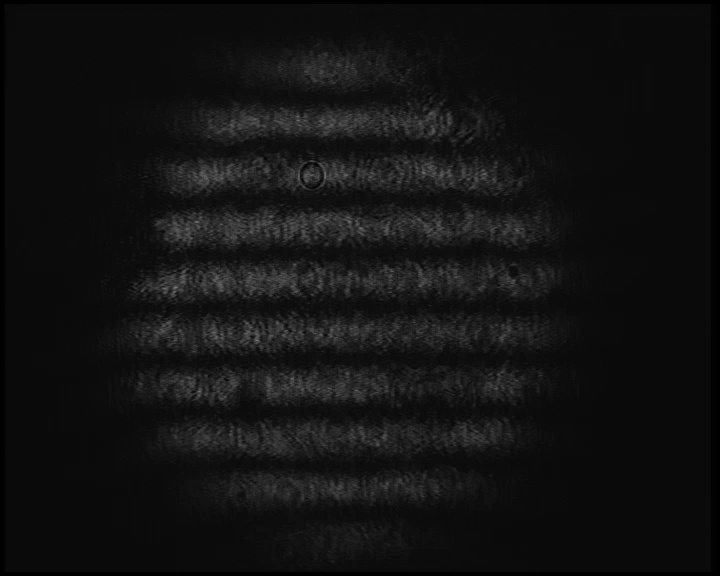
#> input picture photos/VID_20220325_131058.jpg, 720 x 576 px; its folder holds 4 pictures in this run
$ python inter.py
#> lines starting #> are read from the running program, lines starting #| are printed output that depends on the picture
### helpers.py
import atexit
import json
import sys
from typing import Callable, Dict

Point = tuple[int, int]


def is_in_script_args(arg: str) -> bool:
    """Checks if an argument is contained in the script arguments."""
    return any(script_arg.startswith(arg) for script_arg in sys.argv[1:])


def get_value_from_script_args(arg: str, default: str) -> str:
#> called with arg = 'length=', default = '100'
    for script_arg in sys.argv[1:]:
        if script_arg.startswith(arg):
            return script_arg.split(arg, maxsplit=1)[1]

    return default


def file_cache(
    file_name: str,
) -> Callable[[Callable[[str], int]], Callable[[str], int]]:
    """Decorator to cache the results of a function to a file"""
    try:
        cache: Dict[str, int] = json.load(open(file_name, "r"))
    except (IOError, ValueError):
        cache = {}

    atexit.register(lambda: json.dump(cache, open(file_name, "w"), indent=4))

    def decorator(func: Callable[[str], int]) -> Callable[[str], int]:
        # [4 lines left out: function new_func, not called in this run]

        return new_func

    return decorator

### inter_profile.py
"""
Main class InterProfile for getting a visibility graph.
"""

import math
import random
from datetime import datetime
from enum import Enum
from pathlib import Path

import cv2
import numpy as np
import skimage
from matplotlib import pyplot as plt
from scipy import optimize

from helpers import Point
from perpendicular_angle import get_perpendicular_angle


class Mode(Enum):
    """The different modes of the program."""

    NORMAL = 1
    NORMAL_AVERAGE = 2
    FIT_SINUS = 3


class InterProfile:
    def __init__(
        self,
        MODE: Mode,
        PRINT: bool,
        SAVE_RESULT: bool,
        CUT_LENGTH: int,
        CUT_AMOUNT: int,
        AVG_OF_X: int | None,
    ) -> None:
#> called with PRINT = False, SAVE_RESULT = True, CUT_LENGTH = 100, CUT_AMOUNT = 1
        self.MODE = MODE
        self.PRINT = PRINT
        self.SAVE_RESULT = SAVE_RESULT
        self.CUT_LENGTH = CUT_LENGTH
        self.CUT_AMOUNT = CUT_AMOUNT
        self.AVG_OF_X = AVG_OF_X

        max_x = 600 - self.CUT_LENGTH
        max_y = 700 - self.CUT_LENGTH
        self.ALL_START_POINTS: list[Point] = []
        for _ in range(self.CUT_AMOUNT):
            start_x = random.randint(0, max_x)
            start_y = random.randint(0, max_y)
            self.ALL_START_POINTS.append((start_x, start_y))

        self.NEW_IMAGE_DIRECTORY = self._get_new_image_dir(comment=self.MODE.name)

        self.CURRENT_PHOTO_INDEX = 0
        self.CURRENT_IMAGE_NAME = ""

        # Indexes of pictures that are correctly horizontal (all others are rotated)
        self.TOP_TO_BOTTOM_PHOTOS = [1, 2, 3, 4, 5, 6, 7, 9]
        # How many pixels to neglect both from top and bottom for horizontal pictures
        self.VERTICAL_OFFSET = 100

        # Coordinates of start of the cut of the rotated picture to get profile
        # End will be determined automatically according to the angle
        self.ANGLE_START = (25, 110)

    def get_visibility_graph(self, photo_folder: Path) -> None:
        V_VALUES: list[float] = []
        all_photos = photo_folder.rglob("*.jpg")
        for index, photo in enumerate(all_photos, start=1):
            print(f"analyzing {photo}")
            self.CURRENT_PHOTO_INDEX = index
            self.CURRENT_IMAGE_NAME = str(photo)
            v_value = self._get_visibility_from_photo(photo)
            V_VALUES.append(v_value)

        # Save results to a file
        with open(self.NEW_IMAGE_DIRECTORY / "RESULT.txt", "w") as f:
            for v_value in V_VALUES:
                f.write(f"{v_value:.3f}\n")

        # Plot the final result together with some useful information
        plt.plot(V_VALUES)
        title_str = f"Visibility\nMode: {self.MODE.name}\nCut length:{self.CUT_LENGTH}\nCut amount:{self.CUT_AMOUNT}"
        if self.MODE == Mode.NORMAL_AVERAGE:
            title_str += f" (avg {self.AVG_OF_X})"
        plt.title(title_str)
        plt.ylabel("Visibility")
        plt.xlabel("Image index")

        plt.tight_layout()
        plt.savefig(self.NEW_IMAGE_DIRECTORY / "RESULT.jpg")
        plt.show()

    # [5 lines left out: function save_all_pictures, not called in this run]

    def _get_visibility_from_photo(self, photo: Path) -> float:
        image = skimage.io.imread(photo)
#> image is the input picture: shape (576, 720, 3); min 0, max 121, mean 18
        lows = []
        bigs = []

        all_cuts = self._get_all_cuts(image)
        for start, end in all_cuts:
            low, big = self._get_lowest_and_biggest_intensity(image, start, end)
            lows.append(low)
            bigs.append(big)

        big = sum(bigs) // len(bigs)
        low = sum(lows) // len(lows)

        return self._get_visibility(low, big)

    def _get_all_cuts(self, image) -> list[tuple[Point, Point]]:
        if self.CURRENT_PHOTO_INDEX in self.TOP_TO_BOTTOM_PHOTOS:
            # Exactly in half vertically
            middle_vertical = image.shape[1] // 2
#> middle_vertical = 360
            start = (self.VERTICAL_OFFSET, middle_vertical)
#> start = (100, 360)
            end = (image.shape[0] - self.VERTICAL_OFFSET, middle_vertical)
#> end = (476, 360)
#> in _get_visibility_from_photo, `all_cuts = self._get_all_cuts(image)`: all_cuts = [((100, 360), (476, 360))]
#> the loop in _get_visibility_from_photo, `for start, end in all_cuts:` made 1 pass
#> (start, end, biggest in _get_lowest_and_biggest_intensity, lowest in _get_lowest_and_biggest_intensity, low, big) on pass 1: ((100, 360), (476, 360), 105, 10, 10, 105)
#> after the loop in _get_visibility_from_photo, `for start, end in all_cuts:`: bigs = [105]; lows = [10]
            return [(start, end)]

        perpendicular_angle = get_perpendicular_angle(self.CURRENT_IMAGE_NAME)
        all_cuts: list[tuple[Point, Point]] = []
        for start_point in self.ALL_START_POINTS:
            end_x = start_point[0] + self.CUT_LENGTH * math.cos(
                math.radians(perpendicular_angle)
            )
            end_y = start_point[1] + self.CUT_LENGTH * math.sin(
                math.radians(perpendicular_angle)
            )
            all_cuts.append((start_point, (int(end_x), int(end_y))))

        return all_cuts

    # [21 lines left out: function _get_start_and_end_coords, not called in this run]

    def _get_lowest_and_biggest_intensity(
        self, image, start: Point, end: Point
    ) -> tuple[float, float]:
        """Calculates the lowest and biggest intensity of the image at the given position."""
        # Extract the real colour profile and take the integer values from it
        profile = skimage.measure.profile_line(image, start, end)
        values = [int(item[0]) for item in profile]

        if self.MODE == Mode.FIT_SINUS:

            def test_func_sinus(x, a, b, c, d) -> float:
                """Test function for fitting - a sinus one."""
                return a * np.sin(b * x + c) + d

            # Need to convert python lists to numpy arrays
            x_data = np.array(list(range(len(values))))
            y_data = np.array(values)

            # Get the initial guess for the parameters
            p0 = self._calculate_p0(x_data, y_data)

            # Get the sinus fit parameters
            params, _ = optimize.curve_fit(
                test_func_sinus, x_data, y_data, p0=p0, maxfev=10000
            )

            # Constructing lowest and highest values from the fitted parameters
            lowest = params[-1] - abs(params[0])
            biggest = params[-1] + abs(params[0])
        else:
            # So that we can show it in the picture
            raw_values = values.copy()

            # Disregarding some extreme values (optional) and sorting
            values = [value for value in values if self._filter_items(value)]
            values.sort()

            # If we want, we can take the average of the first X values
            if self.AVG_OF_X is not None:
                biggest = sum(values[-self.AVG_OF_X :]) // self.AVG_OF_X
                lowest = sum(values[: self.AVG_OF_X]) // self.AVG_OF_X
            else:
                biggest = values[-1]
                lowest = values[0]

        return lowest, biggest

    # [22 lines left out: functions _save_result, _calculate_p0, not called in this run]

    @staticmethod
    def _get_new_image_dir(comment: str | None) -> Path:
        """Creates and returns a new directory to save semiresults in, according to current date"""
        if comment:
            dir_to_save = Path(".") / (
                datetime.now().strftime("%Y-%m-%d_%H-%M-%S") + f"_{comment}"
            )
        else:
            dir_to_save = Path(".") / datetime.now().strftime("%Y-%m-%d_%H-%M-%S")
        dir_to_save.mkdir(parents=True, exist_ok=True)
        return dir_to_save

    # [15 lines left out: function _save_picture, not called in this run]

    @staticmethod
    def _filter_items(item: float) -> bool:
        """Filters out some extreme values."""
        return 5 < item < 1000

    @staticmethod
    def _get_visibility(i_min: float, i_max: float) -> float:
        """Calculates the V value according to the minimum and maximum."""
        return (i_max - i_min) / (i_max + i_min)

### inter.py
"""
Getting a visibility graph from a collection of photos.

These photos can be automatically generated from the collection of
measurement videos.

Saves results from each run of this script into its own directory.
"""

from pathlib import Path

from helpers import get_value_from_script_args, is_in_script_args
from inter_profile import InterProfile, Mode

PRINT = is_in_script_args("print")
TAKE_JUST_TWO = is_in_script_args("take")
SAVE_RESULT = not is_in_script_args("notsave")
AVG_OF_X = None

CUT_LENGTH = int(get_value_from_script_args("length=", "100"))
CUT_AMOUNT = int(get_value_from_script_args("cuts=", "1"))

# Choose mode from script arguments, or default to NORMAL
if is_in_script_args("norm"):
    MODE = Mode.NORMAL
elif is_in_script_args("avg"):
    MODE = Mode.NORMAL_AVERAGE
    AVG_OF_X = int(get_value_from_script_args("avg=", "5"))
elif is_in_script_args("sin"):
    MODE = Mode.FIT_SINUS
else:
    MODE = Mode.NORMAL


if __name__ == "__main__":
    interfero_profile = InterProfile(
        MODE=MODE,
        PRINT=PRINT,
        SAVE_RESULT=SAVE_RESULT,
        CUT_LENGTH=CUT_LENGTH,
        CUT_AMOUNT=CUT_AMOUNT,
        AVG_OF_X=AVG_OF_X,
    )
    # interfero_profile.save_all_pictures(Path("videos"), 5)
    interfero_profile.get_visibility_graph(Path("photos"))
#> in get_visibility_graph, `v_value = self._get_visibility_from_photo(photo)`: v_value = 0.826
#> in get_visibility_graph, `plt.savefig(self.NEW_IMAGE_DIRECTORY / "RESULT.jpg")`:
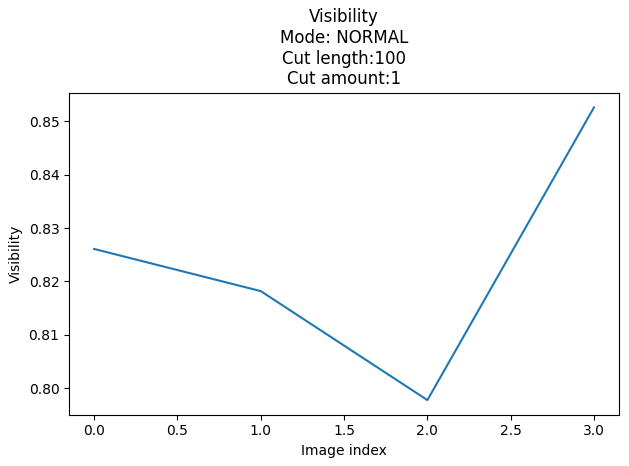
#> figure drawn by matplotlib, 1 panel
